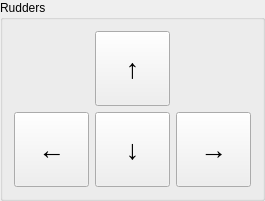
                    <widget class="QGroupBox" name="groupBox_6">
                     <property name="sizePolicy">
                      <sizepolicy hsizetype="Minimum" vsizetype="Preferred">
                       <horstretch>0</horstretch>
                       <verstretch>0</verstretch>
                      </sizepolicy>
                     </property>
                     <property name="minimumSize">
                      <size>
                       <width>200</width>
                       <height>0</height>
                      </size>
                     </property>
                     <property name="title">
                      <string>Rudders</string>
                     </property>
                     <layout class="QVBoxLayout" name="verticalLayout_6">
                      <item>
                       <layout class="QHBoxLayout" name="horizontalLayout_22">
                        <item>
                         <widget class="QPushButton" name="pushButton_14">
                          <property name="minimumSize">
                           <size>
                            <width>75</width>
                            <height>75</height>
                           </size>
                          </property>
                          <property name="maximumSize">
                           <size>
                            <width>75</width>
                            <height>75</height>
                           </size>
                          </property>
                          <property name="font">
                           <font>
                            <pointsize>20</pointsize>
                           </font>
                          </property>
                          <property name="text">
                           <string>↑</string>
                          </property>
                         </widget>
                        </item>
                       </layout>
                      </item>
                      <item>
                       <layout class="QHBoxLayout" name="horizontalLayout_12">
                        <item>
                         <widget class="QPushButton" name="pushButton_6">
                          <property name="minimumSize">
                           <size>
                            <width>75</width>
                            <height>75</height>
                           </size>
                          </property>
                          <property name="maximumSize">
                           <size>
                            <width>75</width>
                            <height>75</height>
                           </size>
                          </property>
                          <property name="font">
                           <font>
                            <pointsize>20</pointsize>
                           </font>
                          </property>
                          <property name="text">
                           <string>←</string>
                          </property>
                         </widget>
                        </item>
                        <item>
                         <widget class="QPushButton" name="pushButton_5">
                          <property name="minimumSize">
                           <size>
                            <width>75</width>
                            <height>75</height>
                           </size>
                          </property>
                          <property name="maximumSize">
                           <size>
                            <width>75</width>
                            <height>75</height>
                           </size>
                          </property>
                          <property name="font">
                           <font>
                            <pointsize>20</pointsize>
                           </font>
                          </property>
                          <property name="text">
                           <string>↓</string>
                          </property>
                         </widget>
                        </item>
                        <item>
                         <widget class="QPushButton" name="pushButton_4">
                          <property name="minimumSize">
                           <size>
                            <width>75</width>
                            <height>75</height>
                           </size>
                          </property>
                          <property name="maximumSize">
                           <size>
                            <width>75</width>
                            <height>75</height>
                           </size>
                          </property>
                          <property name="font">
                           <font>
                            <pointsize>20</pointsize>
                           </font>
                          </property>
                          <property name="text">
                           <string>→</string>
                          </property>
                         </widget>
                        </item>
                       </layout>
                      </item>
                     </layout>
                    </widget>
